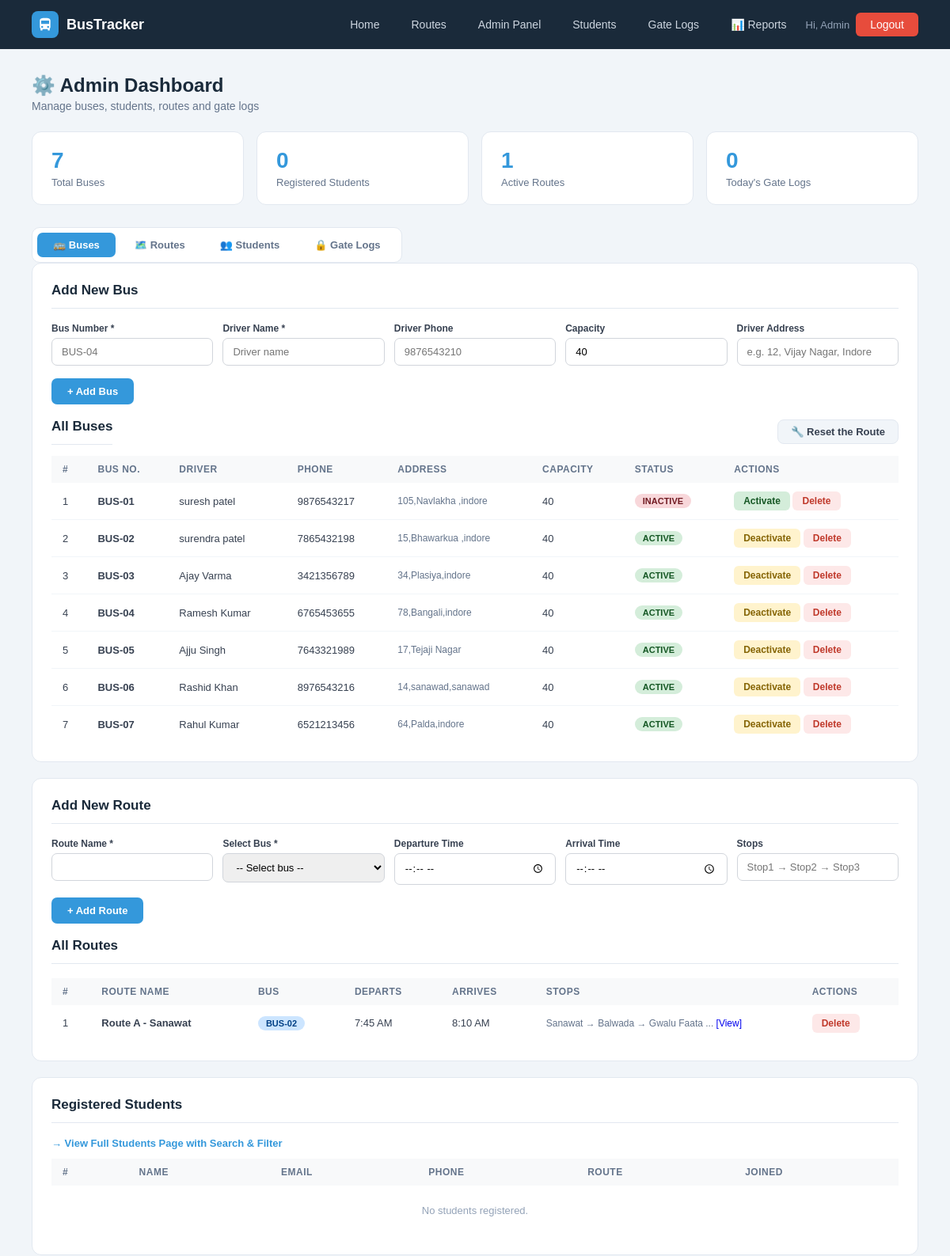
Page /admin (signed in, upper part) on the earlier database version.
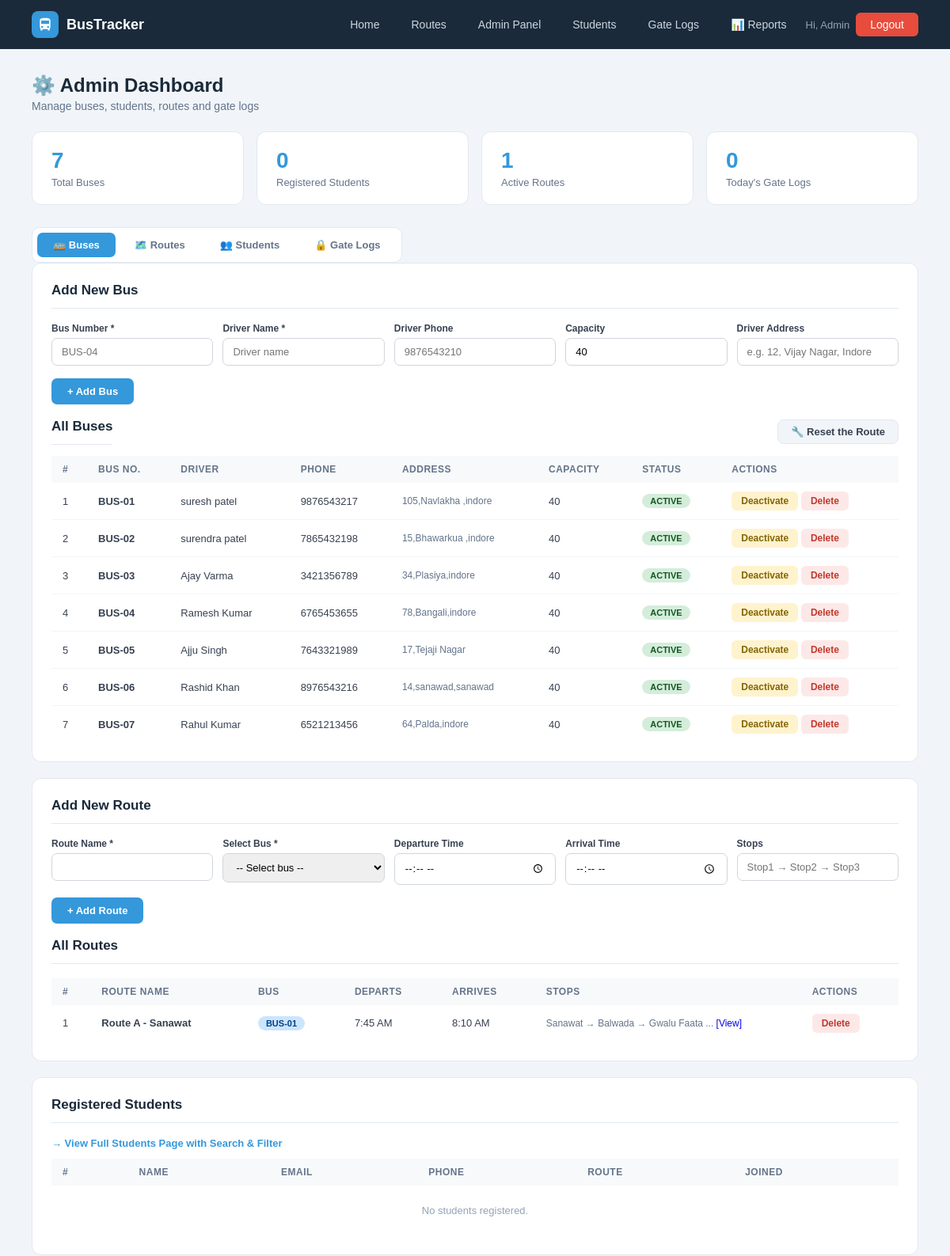
Same page on the later database version.
### tables this page shows
CREATE TABLE buses (
        id INTEGER PRIMARY KEY AUTOINCREMENT,
        bus_number TEXT UNIQUE NOT NULL, driver_name TEXT NOT NULL,
        driver_phone TEXT, capacity INTEGER DEFAULT 40,
        status TEXT DEFAULT 'active',
        current_lat REAL DEFAULT 22.7196, current_lng REAL DEFAULT 75.8577, driver_address TEXT);

CREATE TABLE routes (
        id INTEGER PRIMARY KEY AUTOINCREMENT,
        route_name TEXT NOT NULL, bus_id INTEGER,
        start_point TEXT, end_point TEXT,
        departure_time TEXT, arrival_time TEXT, stops TEXT, original_bus_id INTEGER,
        FOREIGN KEY(bus_id) REFERENCES buses(id));

### app.py (the view)
@app.route('/admin')
@admin_required
def admin_dashboard():
    db = get_db()
    buses    = db.execute("SELECT * FROM buses").fetchall()
    students = db.execute('''SELECT u.*,r.route_name FROM users u
                             LEFT JOIN routes r ON u.route_id=r.id
                             WHERE u.role='student' ORDER BY u.created_at DESC''').fetchall()
    routes   = db.execute("SELECT r.*,b.bus_number FROM routes r LEFT JOIN buses b ON r.bus_id=b.id").fetchall()
    logs     = db.execute("SELECT * FROM gate_logs ORDER BY log_time DESC LIMIT 15").fetchall()
    stats = dict(
        total_buses=db.execute("SELECT COUNT(*) FROM buses").fetchone()[0],
        total_students=db.execute("SELECT COUNT(*) FROM users WHERE role='student'").fetchone()[0],
        total_routes=db.execute("SELECT COUNT(*) FROM routes").fetchone()[0],
        today_logs=db.execute("SELECT COUNT(*) FROM gate_logs WHERE DATE(log_time)=DATE('now')").fetchone()[0])
    db.close(); return render_template('admin.html', buses=buses, students=students, routes=routes, logs=logs, stats=stats)

### app.py (called while the page is built, shortened)
def get_db():
    conn = sqlite3.connect(DB)
    conn.row_factory = sqlite3.Row
    return conn

def admin_required(f):
    @wraps(f)
    def dec(*a, **kw):
        if 'admin' not in session:
            flash('Admin access required.', 'error')
            return redirect(url_for('admin_login'))
        return f(*a, **kw)
    return dec

@app.context_processor
def inject_notifications():
    return dict(notifications=[], unread_count=0)

### templates/admin.html (shortened to what the changed rows need)
{% extends "base.html" %}
{% block content %}
<div class="page">
    <div class="page-header">
        <div style="display:flex;gap:12px;align-items:flex-start;flex-wrap:wrap;justify-content:space-between;">
            <div>
                <h1>⚙️ Admin Dashboard</h1>
            </div>
        </div>
    </div>
    <div class="tab-wrap">
        <div class="tab-contents">
            <div class="panel" id="content-buses">
                <h2>Add New Bus</h2>
                <br>
                <div style="display:flex;align-items:center;justify-content:space-between;margin-bottom:14px;">
                    <h2 style="margin:0;">All Buses</h2>
                </div>
                <table>
                    <thead><tr><th>#</th><th>Bus No.</th><th>Driver</th><th>Phone</th><th>Address</th><th>Capacity</th><th>Status</th><th>Actions</th></tr></thead>
                    <tbody>
                    {% for b in buses %}
                    <tr>
                        <td>{{ loop.index }}</td>
                        <td><b>{{ b.bus_number }}</b></td>
                        <td>{{ b.driver_name }}</td>
                        <td>{{ b.driver_phone or '—' }}</td>
                        <td style="font-size:12px;color:#64748b;max-width:160px;">{{ b.driver_address or '—' }}</td>
                        <td>{{ b.capacity }}</td>
                        <td><span class="badge {{ 'badge-green' if b.status=='active' else 'badge-red' }}">{{ b.status.upper() }}</span></td>
                        <td>
                            {% if b.status == 'active' %}
                            <a href="{{ url_for('bus_status', bid=b.id, status='inactive') }}" class="btn-sm btn-warning">Deactivate</a>
                            {% else %}
                            <a href="{{ url_for('bus_status', bid=b.id, status='active') }}" class="btn-sm btn-success">Activate</a>
                            {% endif %}
                            <a href="{{ url_for('delete_bus', bid=b.id) }}" class="btn-sm btn-danger">Delete</a>
                        </td>
                    </tr>
                    {% else %}
                    <tr><td colspan="7" style="text-align:center;color:#94a3b8;padding:24px">No buses found.</td></tr>
                    {% endfor %}
                    </tbody>
                </table>
            </div>
           <div class="panel" id="content-routes">
             <h2>Add New Route</h2>
            <br>
             <h2>All Routes</h2>
             <table>
                <thead>
                    <tr>
                        <th>#</th>
                        <th>Route Name</th>
                        <th>Bus</th>
                        <th>Departs</th>
                        <th>Arrives</th>
                        <th>Stops</th>
                        <th>Actions</th>
                    </tr>
                </thead>
                <tbody>
                    {% for r in routes %}
                    <tr>
                        <td>{{ loop.index }}</td>
                        <td><b>{{ r.route_name }}</b></td>
                        <td><span class="badge badge-blue">{{ r.bus_number or 'N/A' }}</span></td>
                        <td>
                            {% if r.departure_time %}
                                {{ (r.departure_time[:2]|int % 12 or 12) }}:{{ r.departure_time[3:] }}
                                {{ 'AM' if r.departure_time[:2]|int < 12 else 'PM' }}
                            {% else %}
                                 —
                            {% endif %}
                        </td>
                        <td>
                            {% if r.arrival_time %}
                                {{ (r.arrival_time[:2]|int % 12 or 12) }}:{{ r.arrival_time[3:] }}
                                {{ 'AM' if r.arrival_time[:2]|int < 12 else 'PM' }}
                            {% else %}
                               —
                            {% endif %}
                        </td>
                        <td style="max-width:240px;font-size:12px;color:#64748b">
                        {% if r.stops %}
                        {% set stop_list = r.stops.replace(',','→').split('→') %}
                        {{ stop_list[0].strip() }}
                        {% if stop_list|length > 1 %} → {{ stop_list[1].strip() }}{% endif %}
                        {% if stop_list|length > 2 %} → {{ stop_list[2].strip() }}{% endif %}
                        {% if stop_list|length > 3 %}
                            ...
                            <a href="#" onclick="alert(`{{ r.stops }}`)">[View]</a>
                        {% endif %}
                {% else %}
                    —
                {% endif %}
            </td>
            <td>
                <a href="{{ url_for('delete_route', rid=r.id) }}"
                   onclick="return confirm('Are you sure you want to delete this route?')"
                   class="btn-sm btn-danger">
                   Delete
                </a>
            </td>
        </tr>
        {% else %}
        <tr>
            <td colspan="7" style="text-align:center;color:#94a3b8;padding:24px">
                No routes found.
            </td>
        </tr>
        {% endfor %}
        </tbody>
    </table>
</div>
            <div class="panel" id="content-students">
                <h2>Registered Students</h2>
                <table>
                    <thead><tr><th>#</th><th>Name</th><th>Email</th><th>Phone</th><th>Route</th><th>Joined</th></tr></thead>
                </table>
            </div>
        </div>
    </div>
</div>
{% endblock %}

Differences in the rows shown:
changed buses "BUS-01": status "INACTIVE" → "ACTIVE"; status "Activate" → "Deactivate"
changed routes "Route A - Sanawat": bus_number "BUS-02" → "BUS-01"
